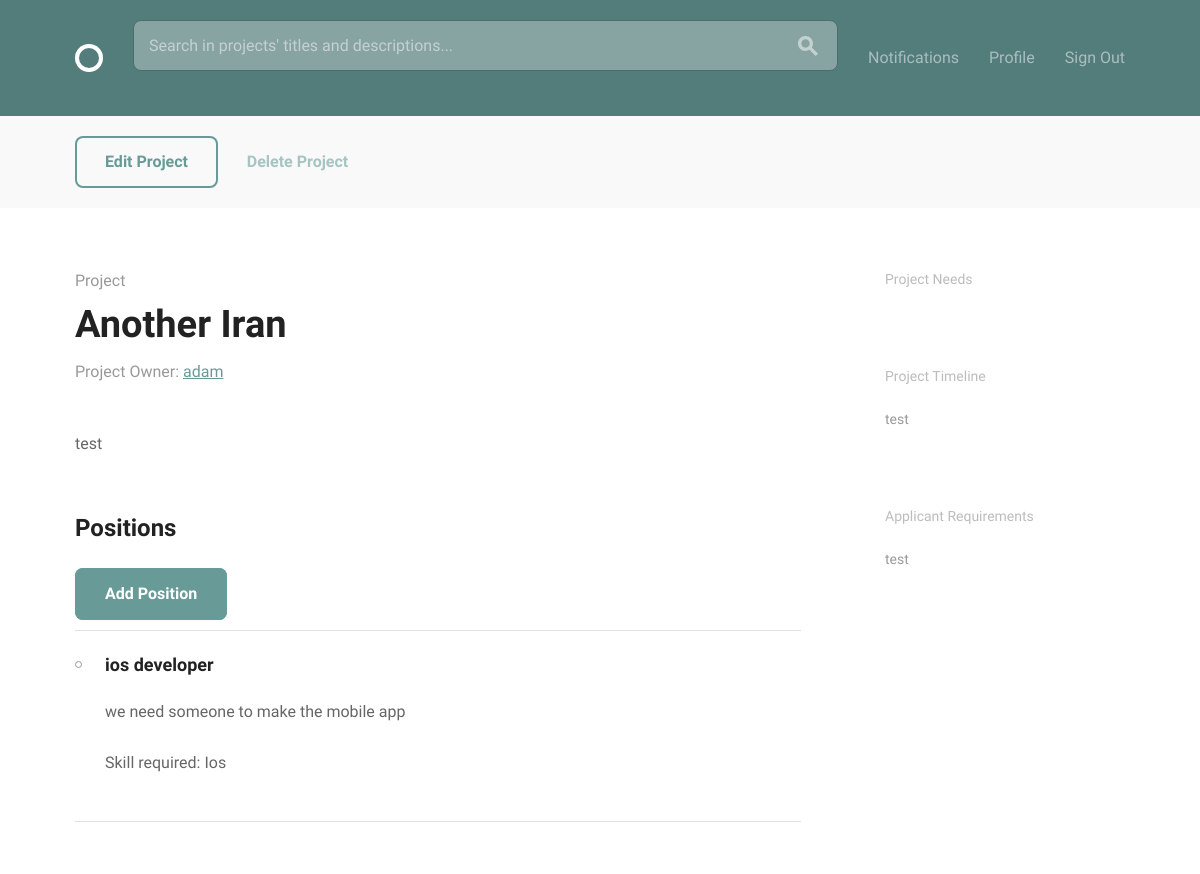
The page /projects/project/20/ (signed in) on the database its author committed.
### projects/models.py (models this page shows, shortened)
class Project(models.Model):
    owner = models.ForeignKey(settings.AUTH_USER_MODEL)
    created_at = models.DateTimeField(auto_now_add=True)
    title = models.CharField(max_length=200)
    description = models.TextField()
    requirements = models.TextField(blank=True)
    timeline = models.CharField(max_length=200, blank=True)
    complete = models.BooleanField(default=False)
    class Meta:
        ordering = ['-created_at']

class Position(models.Model):
    project = models.ForeignKey(Project, related_name='positions')
    name = models.CharField(max_length=200)
    description = models.TextField()
    skill = models.ForeignKey('accounts.Skill', blank=True)
    filled = models.BooleanField(default=False)

### accounts/models.py (models this page shows)
class Skill(models.Model):
    SKILL_CHOICES = (
        ('android', "Android Developer"),
        ('designer', "Designer"),
        ('java', "Java Developer"),
        ('php', "PHP Developer"),
        ('python', "Python Developer"),
        ('rails', "Rails Developer"),
        ('wordpress', "Wordpress Devloper"),
        ('ios', "iOS Developer")
    )
    name = models.CharField(choices=SKILL_CHOICES, max_length=50, default='')
    def __str__(self):
        return self.name.title()

### projects/views.py (the view)
# urls.py: url(r"project/(?P<project_pk>\d+)/$", views.project_detail, name='project_detail'),
@login_required
def project_detail(request, project_pk):
    project = Project.objects.get(id=project_pk)
    positions = project.positions.all()
    return render(
        request,
        'projects/project_detail.html',
        {'project': project, 'positions': positions})

### projects/templates/projects/project_detail.html (shortened to what this page needs)
{% extends "layout.html" %}
{% load static from staticfiles %}
{% block content %}
  <div class="circle--actions--bar">
    <div class="bounds">
      <div class="grid-100">
        {% if request.user == project.owner %}
        <a class="button" href="{% url 'projects:edit_project' pk=project.id %}">Edit Project</a>
        <a class="button button-text" href="{% url 'projects:delete' project_pk=project.id %}">Delete Project</a>
        {% endif %}
      </div>
    </div>
  </div>
  <div class="bounds circle--page circle--article">
    <div class="grid-70">
      <div class="circle--article--header">
        <h4 class="circle--article--section">Project</h4>
        <h1 class="circle--article--title">{{ project.title }}</h1>
        <p class="circle--article--byline">Project Owner: <a href="{% url 'accounts:any_profile' pk=project.owner.profile.id %}">{{ project.owner.username }}</a></p>
      </div>
      <div class="circle--article--body">
        <p>{{ project.description }}</p>
      </div>
      <div class="circle--project--positions">
        <h2>Positions</h2>
        {% if positions %}
        <a class="button button-primary" href="{% url 'projects:new_position' project_pk=project.id %}">Add Position</a>
        <ul class="circle--group--list">
          {% for position in positions %}
            <li>
              <h3>{{ position.name }}</h3>
              <p>
                {{ position.description }}
              </p>
              <p>
                Skill required: {{ position.skill }}
              </p>
            </li>
          {% endfor %}
        </ul>
        {% else %}
        <p>There are no positions for this project yet! Click <a href="{% url 'projects:new_position' project_pk=project.id %}">here</a> to add one!</p>
        {% endif %}
      </div>
    </div>
    <div class="grid-25 grid-push-5">
      <div class="circle--secondary--module">
        <h3>Project Needs</h3>
      </div>
      <div class="circle--secondary--module">
        <h3>Project Timeline</h3>
        <p>{{ project.timeline }}</p>
      </div>
      <div class="circle--secondary--module">
        <h3>Applicant Requirements</h3>
        <p>{{ project.requirements }}</p>
      </div>
    </div>
  </div>
{% endblock %}

### rows shown on the page
Project: title "Another Iran", owner.username "adam", description "test", timeline "test", requirements "test"
Position: name "ios developer", description "we need someone to make the mobile app", skill "Ios"
